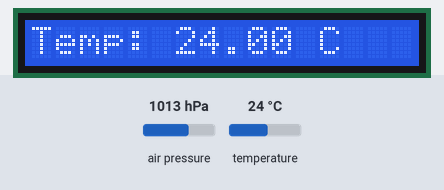
This sketch was run on a simulated Arduino Uno, built with avr-gcc and run on an emulated ATmega328P. On the bench: 16×1 character LCD. The inputs (shaded band) are chosen by the test bench; at power-on: air pressure 1013 hPa, temperature 24 °C.

Above: at 1.2 s.
1.3 s: air pressure set to 952 hPa
At 2.5 s:
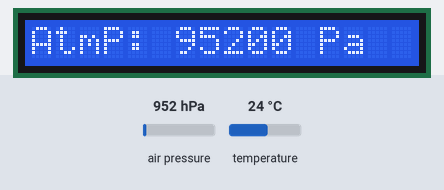
11.6 s: temperature set to 12 °C
At 13.5 s:
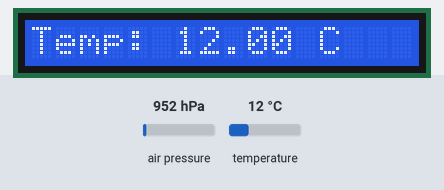
15.9 s: air pressure set to 975 hPa
At 16.5 s:
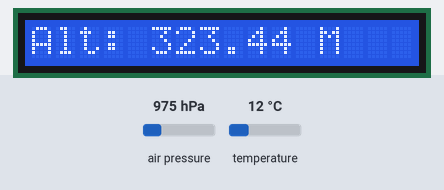
20.2 s: temperature set to 19 °C
At 25.4 s:
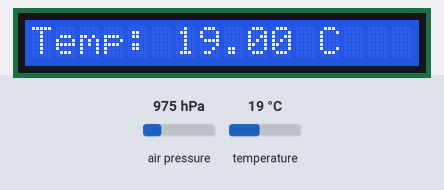
Timing chart, 0 to 26.9 s (numbered marks = the images above; inputs shaded):
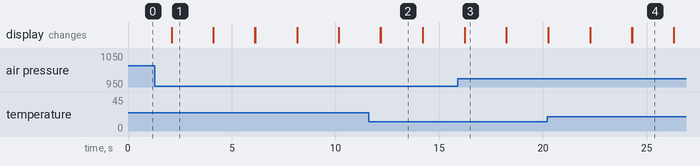

Measured:
- what the display in image 1 shows lasts 2.0 s, from 2.1 s to 4.1 s

The sketch:

LCDOutput1.ino
```cpp
/*********
  Rui Santos
  Complete project details at https://randomnerdtutorials.com
*********/
#include <Wire.h>
#include <Adafruit_BMP085.h>
#include <LiquidCrystal_I2C.h>

// set the LCD number of columns and rows
int lcdColumns = 16;
int lcdRows = 1;
Adafruit_BMP085 bmp;

// set LCD address, number of columns and rows
// if you don't know your display address, run an I2C scanner sketch
LiquidCrystal_I2C lcd(0x27, lcdColumns, lcdRows);

void setup(){
  // initialize LCD
  lcd.init();
  // turn on LCD backlight
  lcd.backlight();

  Serial.begin(9600);
  if (!bmp.begin()) {
  Serial.println("Could not find a valid BMP085 sensor, check wiring!");
  while (1) {}
  }
}

void loop(){
  // set cursor to first column, first row
  lcd.setCursor(0, 0);
  // print message
  lcd.print("Temp: ");
  lcd.print(bmp.readTemperature());
  lcd.print(" C");
  delay(2000);
  lcd.clear();

  lcd.print("AtmP: ");
  lcd.print(bmp.readPressure());
  lcd.print(" Pa");
  delay(2000);
  lcd.clear();

  lcd.print("Alt: ");
  lcd.print(bmp.readAltitude());
  lcd.print(" M");
  delay(2000);
  lcd.clear();
}
```
